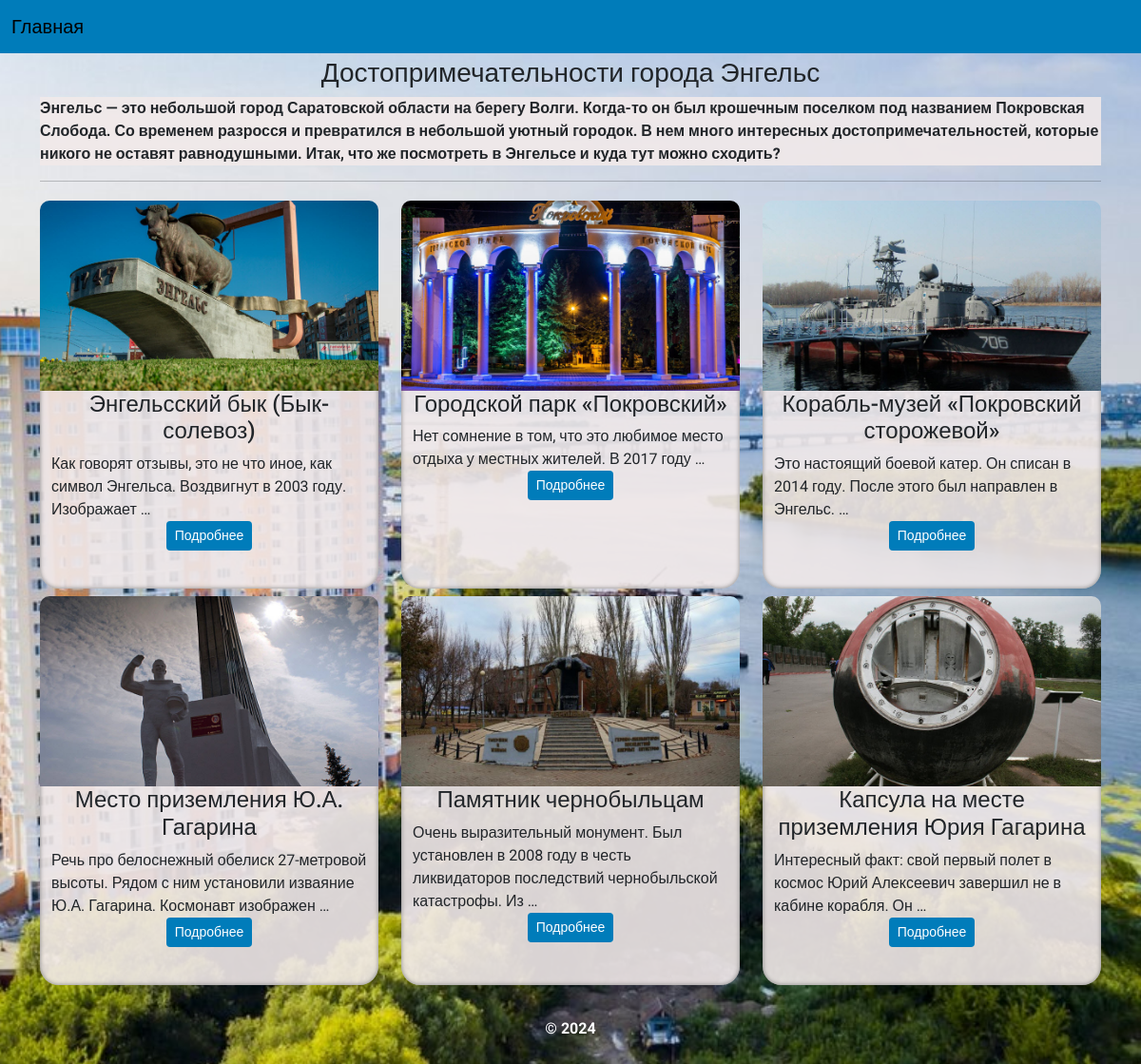
The page / on the database its author committed.
### city/models.py (models this page shows)
class Posts(models.Model):
    title = models.CharField(max_length=100)
    body = models.TextField()
    image = models.ImageField(upload_to='city/images/')

### city/views.py (the view)
# urls.py: path('', views.index, name='home'),
def index(request):
    posts = Posts.objects.all()
    context = {
        'title': 'Главная',
        'posts': posts,
    }
    return render(request, 'city/index.html', context=context)

### city/templates/city/index.html
{% extends 'city/base.html' %}
{% load static %}
{% block content %}
<div class="container">
    <h3 class="title">Достопримечательности города Энгельс</h3>
    <p class="title_about">Энгельс — это небольшой город Саратовской области на берегу Волги. Когда-то он был крошечным поселком под названием Покровская Слобода. Со временем разросся и превратился в небольшой уютный городок. В нем много интересных достопримечательностей, которые никого не оставят равнодушными. Итак, что же посмотреть в Энгельсе и куда тут можно сходить?
                    </p>
    <hr/>
     <div class="row">
{% for p in posts %}
                    <div class="col-md-4 col-sm-12 py-1">
                        <div class="container box box-fon h-100">
                            <div class="row">
                                <div class="col img-box150" style="background-image: url({{p.image.url}});"></div>
                            </div>
                            <div class="row">
                                <div class="col">
                                    <div class="box-content">
                                        <h4 class="text-m text-center">{{p.title}}</h4>
                                    </div>
                                </div>
                            </div>
                            <div class="row ">
                                <div class="col ">
                                    <div class="box-content">
                                        {{p.body|safe|truncatewords:15}}
                                    </div>
                                </div>
                            </div>
                            <div class="row">
                                <div class="col text-center ">
                                    <a class="btn btn-sm btn-card" href="{% url 'show_post' p.id %}">Подробнее</a>
                                </div>
                                <hr class="space m" />
                            </div>
                        </div>
                    </div>
         {% endfor %}
     </div>
</div>
{% endblock %}

### city/static/city/css/style.css (style rules this page uses)
:root { --nav-item-green: green; --bg-fon-navbar: #007cba; --light-color: #fff; --dropdown-item: #007cba; --dropdown-item-hover: #007cba; --text-color: #4c4c4c; --bs-link-color: #007cba; --bs-link-hover-color: #007cba; --bs-pagination-active-bg: #007cba; --bs-pagination-active-bg: #007cba; --bs-pagination-active-border-color: #007cba; --bs-pagination-active-bg: #007cba; --bs-pagination-active-border-color: #007cba; }
body { font-family: "Roboto", sans-serif; background-image: url("/static/city/img/Engels_46.jpg"); background-repeat: no-repeat; background-position: center center; background-attachment: fixed; background-size: cover; min-width: 320px; margin: 0; padding: 0; box-sizing: border-box; }
html, body { height: 100%; }
.img-box150 { border-top-left-radius: 10px; border-top-right-radius: 10px; background-size: cover; background-position: center center; height: 200px; max-height: 200px !important; }
.box { margin-bottom: 10px; box-shadow: inset 0 0 5px gray; border-radius: 20px; }
hr.space { border: none !important; clear: both; height: 70px; margin: 0; }
hr.space.m { height: 30px; }
.box-fon { background-color: rgba(241, 233, 233, 0.9) }
.btn-card { background: var(--bg-fon-navbar, #fff); color: var(--light-color, #fff); }
.title { text-align: center; margin-top: 20px; }
.title_about { font-weight: bold; background-color: rgba(241, 233, 233, 0.9); }

### rows shown on the page
Posts: image (picture), title "Энгельсский бык (Бык-солевоз)", body "Как говорят отзывы, это не что иное, как символ Энгельса. Воздвигнут в 2003 году. Изображает …"
Posts: image (picture), title "Городской парк «Покровский»", body "Нет сомнение в том, что это любимое место отдыха у местных жителей. В 2017 году …"
Posts: image (picture), title "Корабль-музей «Покровский сторожевой»", body "Это настоящий боевой катер. Он списан в 2014 году. После этого был направлен в Энгельс. …"
Posts: image (picture), title "Место приземления Ю.А. Гагарина", body "Речь про белоснежный обелиск 27-метровой высоты. Рядом с ним установили изваяние Ю.А. Гагарина. Космонавт изображен …"
Posts: image (picture), title "Памятник чернобыльцам", body "Очень выразительный монумент. Был установлен в 2008 году в честь ликвидаторов последствий чернобыльской катастрофы. Из …"
Posts: image (picture), title "Капсула на месте приземления Юрия Гагарина", body "Интересный факт: свой первый полет в космос Юрий Алексеевич завершил не в кабине корабля. Он …"
